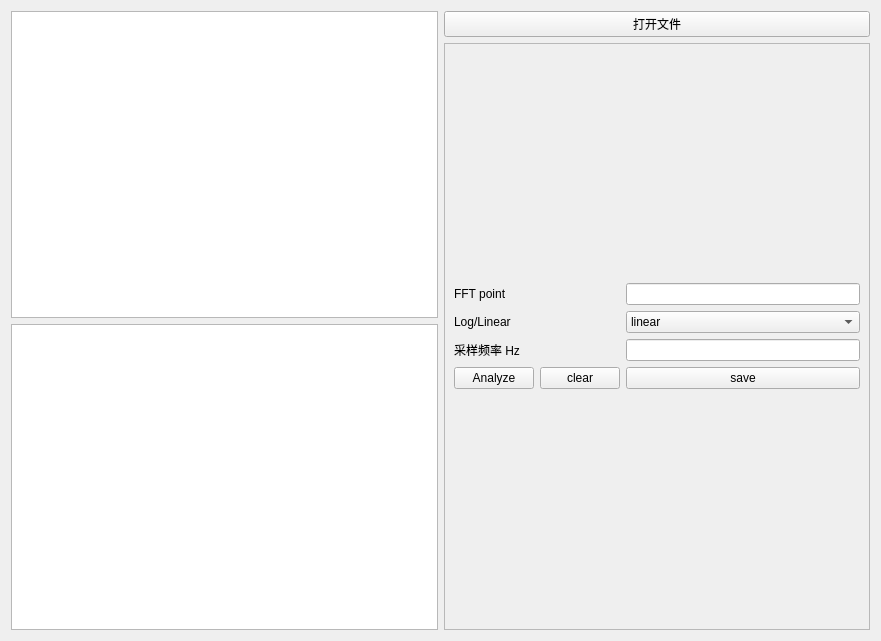
<?xml version="1.0" encoding="UTF-8"?>
<ui version="4.0">
 <class>Form</class>
 <widget class="QWidget" name="Form">
  <property name="geometry">
   <rect>
    <x>0</x>
    <y>0</y>
    <width>881</width>
    <height>641</height>
   </rect>
  </property>
  <property name="windowTitle">
   <string>Form</string>
  </property>
  <layout class="QGridLayout" name="gridLayout_3">
   <item row="0" column="0" rowspan="2">
    <layout class="QVBoxLayout" name="verticalLayout">
     <item>
      <widget class="GraphicsLayoutWidget" name="graphicsView"/>
     </item>
     <item>
      <widget class="GraphicsLayoutWidget" name="graphicsView_2"/>
     </item>
    </layout>
   </item>
   <item row="0" column="1">
    <widget class="QPushButton" name="OpenFileButton">
     <property name="text">
      <string>打开文件</string>
     </property>
    </widget>
   </item>
   <item row="1" column="1">
    <widget class="QFrame" name="ConfigFrame">
     <property name="frameShape">
      <enum>QFrame::StyledPanel</enum>
     </property>
     <property name="frameShadow">
      <enum>QFrame::Raised</enum>
     </property>
     <layout class="QGridLayout" name="gridLayout_2">
      <item row="0" column="0">
       <layout class="QGridLayout" name="gridLayout">
        <item row="3" column="0">
         <widget class="QPushButton" name="AnalyzeButton">
          <property name="text">
           <string>Analyze</string>
          </property>
         </widget>
        </item>
        <item row="1" column="0">
         <widget class="QLabel" name="label_2">
          <property name="text">
           <string>Log/Linear</string>
          </property>
         </widget>
        </item>
        <item row="3" column="2">
         <widget class="QPushButton" name="save">
          <property name="text">
           <string>save</string>
          </property>
         </widget>
        </item>
        <item row="2" column="0">
         <widget class="QLabel" name="label_3">
          <property name="text">
           <string>采样频率 Hz</string>
          </property>
         </widget>
        </item>
        <item row="0" column="2">
         <widget class="QLineEdit" name="FFTPoint"/>
        </item>
        <item row="1" column="2">
         <widget class="QComboBox" name="Ychidu">
          <item>
           <property name="text">
            <string>linear</string>
           </property>
          </item>
          <item>
           <property name="text">
            <string>log</string>
           </property>
          </item>
         </widget>
        </item>
        <item row="0" column="0">
         <widget class="QLabel" name="label">
          <property name="text">
           <string>FFT point</string>
          </property>
         </widget>
        </item>
        <item row="2" column="2">
         <widget class="QLineEdit" name="fs"/>
        </item>
        <item row="3" column="1">
         <widget class="QPushButton" name="ClearFig">
          <property name="text">
           <string>clear</string>
          </property>
         </widget>
        </item>
       </layout>
      </item>
     </layout>
    </widget>
   </item>
  </layout>
 </widget>
 <customwidgets>
  <customwidget>
   <class>GraphicsLayoutWidget</class>
   <extends>QGraphicsView</extends>
   <header>pyqtgraph</header>
  </customwidget>
 </customwidgets>
 <resources/>
 <connections/>
</ui>
